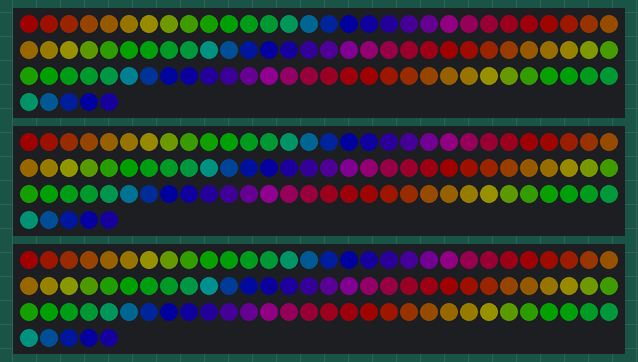
This sketch was run on a simulated Arduino Uno, built with avr-gcc and run on an emulated ATmega328P. On the bench: 3 × 95 RGB LEDs in strip order, left to right, continuing on the next row. Dim RGB values are drawn brighter than linear; random numbers use the default seed unless the sketch sets one; what the sketch prints to the serial monitor is not drawn.

Above: at 0.18 s.
At 4.7 s:
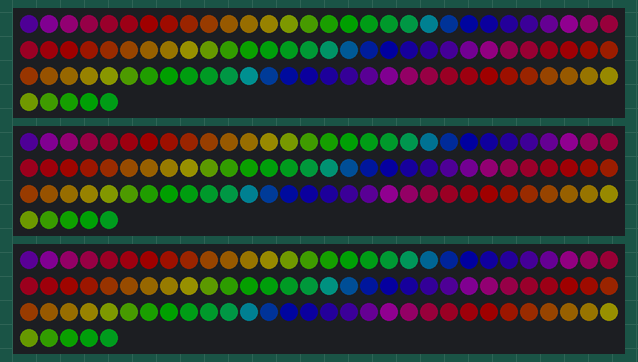
At 9.53 s:
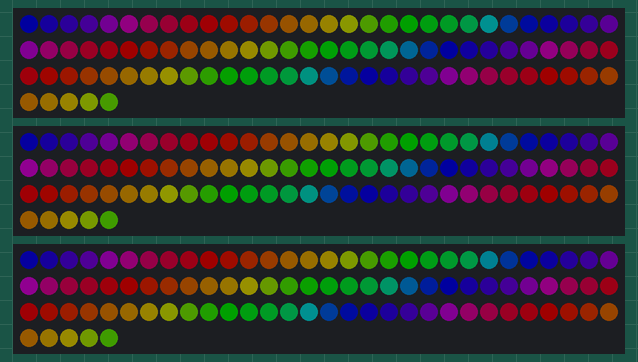
At 18.87 s:
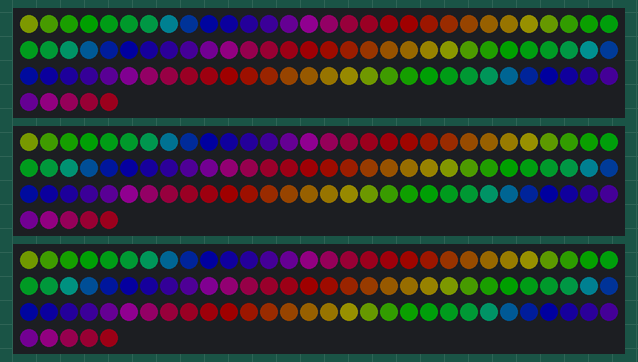
At 28.22 s:
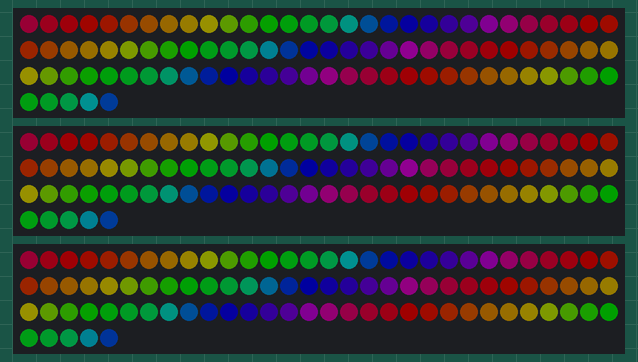
At 37.57 s:
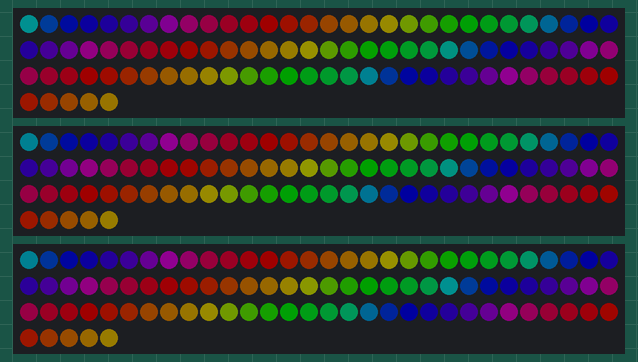

The sketch:

HoopSkirt2.ino
```cpp
#include <FastSPI_LED2.h>

//const int ledCount = 185;
const int ledCount = 95;
const int NUM_STRIPS = 3;
CRGB leds[NUM_STRIPS][ledCount];

int BOTTOM_INDEX = 0;
int TOP_INDEX = int(ledCount/2);
int EVENODD = ledCount%2;

//CRGB ledsX[ledCount]; //-ARRAY FOR COPYING WHATS IN THE LED STRIP CURRENTLY (FOR CELL-AUTOMATA, ETC)
//-PERISTENT VARS
byte idex = 0;        //-LED INDEX (0 to ledCount-1
byte ihue = 0;        //-HUE (0-360)
int ibright = 0;     //-BRIGHTNESS (0-255)
int isat = 0;        //-SATURATION (0-255)
bool bounceForward = true;  //-SWITCH FOR COLOR BOUNCE (0-1)
int bouncedirection = 0;
float tcount = 0.0;      //-INC VAR FOR SIN LOOPS
int lcount = 0;      //-ANOTHER COUNTING VAR


void setPixel(int adex, CRGB c) {
    for(int i = 0;i<NUM_STRIPS;i++)
    {
        leds[i][adex] = c;
    }
}

//-SET THE COLOR OF A SINGLE RGB LED
void setPixel(int adex, int cred, int cgrn, int cblu) {
    for(int i = 0;i<NUM_STRIPS;i++)
    {
        leds[i][adex] = CRGB(cred, cgrn, cblu);
    }
}

// fill_solid -   fill a range of LEDs with a solid color
void fillSolid(byte strand, const CRGB& color)
{
 fill_solid( leds[strand], ledCount, color);
}

void fillSolid(CRGB color)
{
    for(int i = 0;i<NUM_STRIPS;i++)
        fillSolid(i, color);
}

void fillSolid(int cred, int cgrn, int cblu) { //-SET ALL LEDS TO ONE COLOR
    fillSolid(0, CRGB(cred, cgrn, cblu));
}

//-FIND INDEX OF HORIZONAL OPPOSITE LED
int horizontal_index(int i) {
    //-ONLY WORKS WITH INDEX < TOPINDEX
    if (i == BOTTOM_INDEX) {return BOTTOM_INDEX;}
    if (i == TOP_INDEX && EVENODD == 1) {return TOP_INDEX + 1;}
    if (i == TOP_INDEX && EVENODD == 0) {return TOP_INDEX;}
    return ledCount - i;
}


//-FIND INDEX OF ANTIPODAL OPPOSITE LED
int antipodal_index(int i) {
    //int N2 = int(ledCount/2);
    int iN = i + TOP_INDEX;
    if (i >= TOP_INDEX) {iN = ( i + TOP_INDEX ) % ledCount; }
    return iN;
}


//-FIND ADJACENT INDEX CLOCKWISE
int adjacent_cw(int i) {
    int r;
    if (i < ledCount - 1) {
        r = i + 1;
    }
    else {
        r = 0;
    }
    return r;
}


//-FIND ADJACENT INDEX COUNTER-CLOCKWISE
int adjacent_ccw(int i) {
    int r;
    if (i > 0 && i <= ledCount) {
        r = i - 1;
    }
    else {
        r = ledCount - 1;
    }
    return r;
}

void HSVtoRGB(int hue, int sat, int val, CRGB& c) {
    hsv2rgb_rainbow(CHSV(hue, sat, val), c);
}

CRGB HSVtoRGB(int hue, int sat, int val) {
    CRGB c;
    hsv2rgb_rainbow(CHSV(hue, sat, val), c);
    return c;
}

void setup()
{
  // For safety (to prevent too high of a power draw), the test case defaults to
  // setting brightness to 25% brightness
  LEDS.setBrightness(8);

  LEDS.addLeds<WS2811,4, GRB>(leds[0], ledCount);
  LEDS.addLeds<WS2811,7, GRB>(leds[1], ledCount);
  LEDS.addLeds<WS2811,10, GRB>(leds[2], ledCount);

  Serial.begin(57600);
  fillSolid(0,0,0); //-BLANK STRIP

  LEDS.show();
}

void nonReactiveFade() { //-BOUNCE COLOR (SIMPLE MULTI-LED FADE)
    static long lastBounceTime;
    const int bounceInterval = 250;

    static byte phase = 0;
    phase++;
    static byte trailLength = 5;
    if (phase % 8 == 0)
        trailLength = random(4,12);
    Serial.print("trailLength: ");Serial.println(trailLength);
    byte trailDecay = (255-64)/trailLength;
    Serial.print("trailDecay: ");Serial.println(trailDecay);
    static byte hue = random(0,10);

    fillSolid(HSVtoRGB(200, 255, 128));

    if (bounceForward) {
        Serial.print("bouncing forward");Serial.println(idex);
        for(int i = 0;i<trailLength;i++)
        {
            setPixel(adjacent_cw(idex-i), HSVtoRGB(hue, 255, 255 - trailDecay*i));
        }
        idex++;
        if (idex == ledCount) {
            bounceForward = !bounceForward;
            idex--;
        }
    } else {
        Serial.print("bouncing backwards idex:");Serial.print(idex);
        //todo: the trail is running off the array
        for(int i = 0;i<trailLength;i++)
        {
            setPixel(adjacent_ccw(idex+i), HSVtoRGB(hue, 255, 255 - trailDecay*i));
        }
        idex--;
        if (idex == 0) {
            bounceForward = !bounceForward;
        }
    }

}

void rotatingRainbow()
{
    static byte hue = 0;
    for(int i = 0;i < NUM_STRIPS;i++)
    {
        fill_rainbow(leds[i], ledCount, hue++, 10);
    }
}


int xAccel;
void loop()
{
    Serial.println("Hello World");
    Serial.println(sizeof(leds));

  rotatingRainbow();
  //nonReactiveFade();
  LEDS.setBrightness(32);
  //fillSolid(CRGB::HotPink);
  LEDS.show();
  //fillSolid(CRGB::Pink);
  delay(1);
  LEDS.show();
	// delay(delayTime);
}
```
